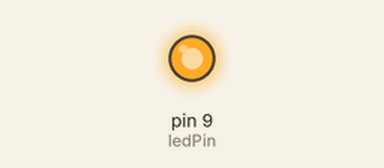
Simulated run of this sketch. Board: Arduino Uno, built with avr-gcc and run on an emulated ATmega328P. On the bench: output pins drawn as LEDs (lit = HIGH).

Above: at 0.05 s.
At 1.5 s:
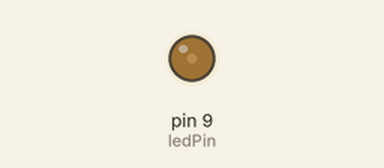
At 3.0 s:
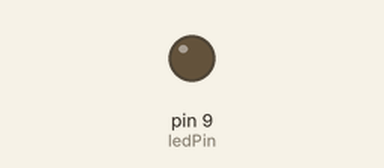
Timing chart, 0 to 6.9 s (numbered marks = the images above):
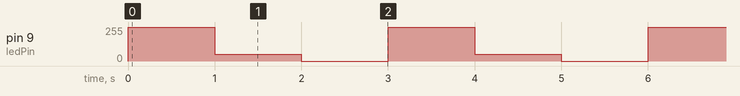

The sketch:

LED1SEC.ino
```cpp
const int ledPin = 9;
void setup(){
  pinMode(ledPin, OUTPUT);
}
void loop(){
  analogWrite(ledPin, 255);
  delay(1000);
  analogWrite(ledPin, 50);
  delay(1000);
  analogWrite(ledPin, 0);
  delay(1000);


}
```

Measured:
- by itself, pin 9 (ledPin): repeats every 3.0 s: 50/255 1.0 s, 0/255 1.0 s, 255/255 1.0 s
